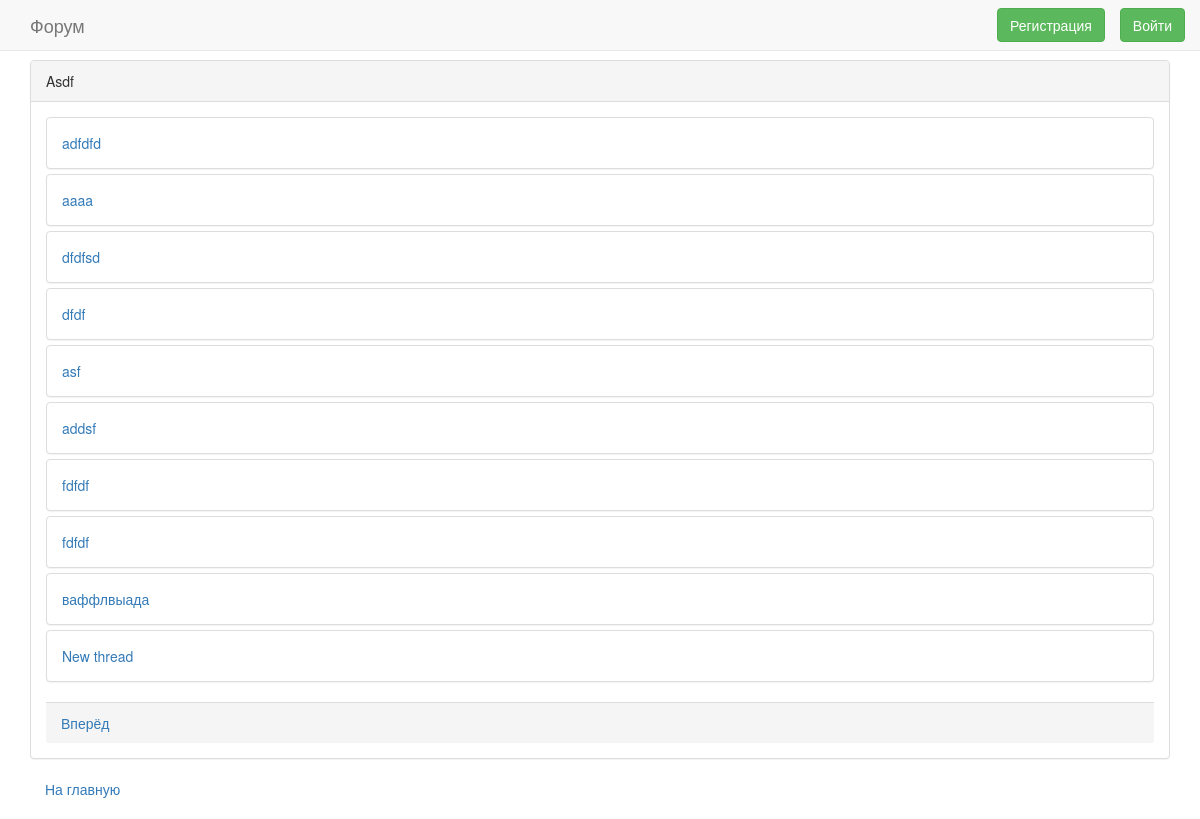
The page /forum_app/sections/1/ on the database its author committed.
### forum_app/models.py (models this page shows)
class Section(models.Model):
    name = models.CharField(max_length=100)
    threads = models.ManyToManyField(Thread, blank=True)

class Thread(models.Model):
    name = models.CharField(max_length=100)
    posts = models.ManyToManyField(Post, blank=True)

### forum_app/views.py (the view)
# urls.py: url(r'^sections/(?P<id>[0-9]+)/$', views.section_view, name='section'),
def section_view(request, id):
    cur_section = Section.objects.get(pk=id)
    section_threads = cur_section.threads.all().order_by('-id')
    pages = Paginator(section_threads, 10)
    page_number = request.GET.get('page')
    try:
        cur_page = pages.page(page_number)
    except PageNotAnInteger:
        cur_page = pages.page(1)
    except EmptyPage:
        cur_page = pages.page(pages.num_pages)
    return render(request, 'section.html', {'section': cur_section, 'page': cur_page})

### forum_app/templates/section.html (shortened to what this page needs)
{% extends "base_generic.html" %}
{% block title2 %}{{ section.name }}{% endblock %}
{% block content %}
    <div class="panel-group">
        {% for thread in page.object_list %}
            <div class="panel panel-default">
                <div class="panel-body">
                    <a href="{{ thread.id }}">{{ thread.name }}</a>
                </div>
            </div>
        {% endfor %}
    </div>
    <div class="panel-footer">
        {% if page.has_next %}
            <a href="?page={{ page.next_page_number }}">Вперёд</a>
        {% endif %}
{% endblock %}

### forum_app/templates/base_generic.html (style rules this page uses)
body { padding-top: 60px; padding-bottom: 20px; }

### rows shown on the page
Section: name "Asdf"
Thread: name "adfdfd"
Thread: name "aaaa"
Thread: name "dfdfsd"
Thread: name "dfdf"
Thread: name "asf"
Thread: name "addsf"
Thread: name "fdfdf"
Thread: name "fdfdf"
Thread: name "ваффлвыада"
Thread: name "New thread"
